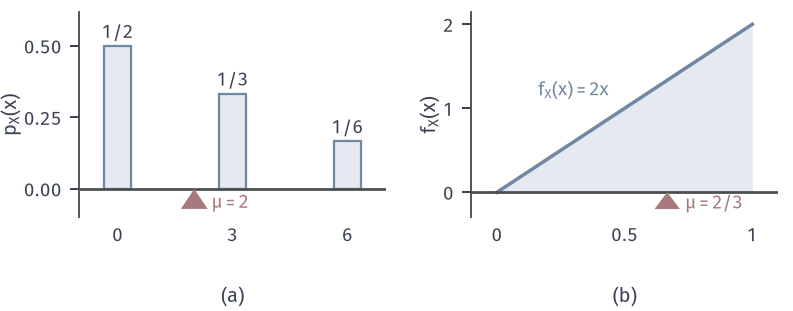

Here is the Python script that generated this plot:
from pathlib import Path
import sys
HERE = Path(__file__).resolve().parent
sys.path.insert(0, str(HERE.parent/'rvm-common'))
from rvm_fig import *
# Expectation as balance point: (a) reward table, E X = 2; (b) density 2x on (0,1), E X = 2/3.
fig, axes = figure(width_mm=112, height_mm=44, ncols=2)
panel(fig, left=.1, right=.98, bottom=.3, wspace=.28)
ax = axes[0]
bars(ax, XV, PV, width=.7)
ax.plot([-1, 7], [0, 0], color=STROKE, lw=1.1, zorder=3)
m = (XV*PV).sum()
fulcrum(ax, m, 0, .07, .7)
for x, p, s in zip(XV, PV, ['1/2', '1/3', '1/6']):
    lab(ax, x, p+.015, s, ha='center', va='bottom')
lab(ax, m+.45, -.05, r"$\mu=2$", RED, ha='left', va='center')
ax.set_xlim(-1, 7); ax.set_ylim(-.1, .62); ax.set_xticks([0, 3, 6]); ax.set_yticks([0, .25, .5])
ax.spines['bottom'].set_visible(False); ax.set_xticks([0,3,6]); ax.tick_params(axis='x', length=0); axlab(ax, '', '$p_X(x)$')
ax = axes[1]
x = np.linspace(0, 1, 400)
ax.fill_between(x, 0, 2*x, color=BLUE_FILL, lw=0)
ax.plot(x, 2*x, color=BLUE, lw=1.4)
ax.plot([-.1, 1.1], [0, 0], color=STROKE, lw=1.1, zorder=3)
fulcrum(ax, 2/3, 0, .2, .1)
lab(ax, 2/3+.07, -.13, r"$\mu=2/3$", RED, ha='left', va='center')
lab(ax, .3, 1.15, r'$f_X(x)=2x$', BLUE, ha='center')
ax.set_xlim(-.1, 1.1); ax.set_ylim(-.3, 2.15); ax.set_xticks([0, .5, 1]); ax.set_xticklabels(['0', '0.5', '1']); ax.set_yticks([0, 1, 2])
ax.spines['bottom'].set_visible(False); ax.tick_params(axis='x', length=0); axlab(ax, '', '$f_X(x)$')
tags(fig, axes)
save(fig, HERE, 'figure', {'E reward': float(m), 'E density': float(np.trapezoid(x*2*x, x))})
